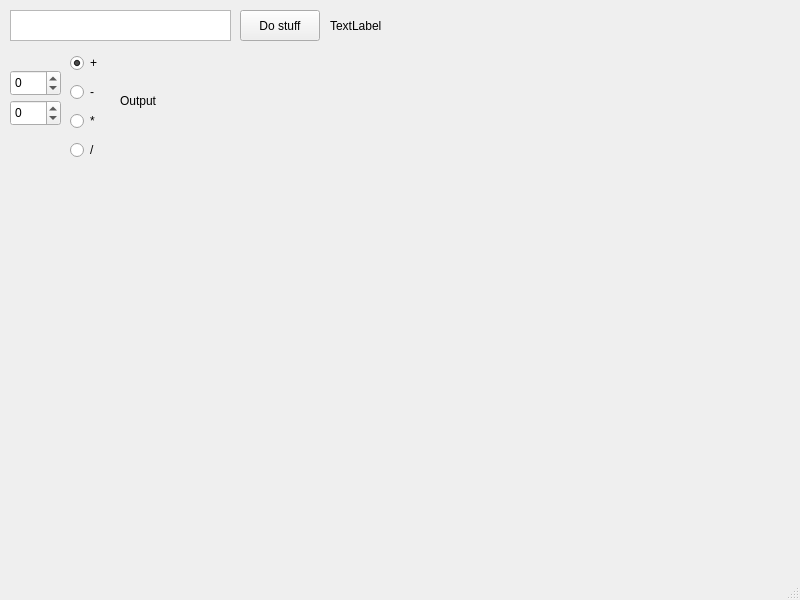
<?xml version="1.0" encoding="UTF-8"?>
<ui version="4.0">
 <class>MainWindow</class>
 <widget class="QMainWindow" name="MainWindow">
  <property name="geometry">
   <rect>
    <x>0</x>
    <y>0</y>
    <width>800</width>
    <height>600</height>
   </rect>
  </property>
  <property name="windowTitle">
   <string>MainWindow</string>
  </property>
  <widget class="QWidget" name="centralwidget">
   <widget class="QPushButton" name="pushButton">
    <property name="geometry">
     <rect>
      <x>240</x>
      <y>10</y>
      <width>80</width>
      <height>31</height>
     </rect>
    </property>
    <property name="text">
     <string>Do stuff</string>
    </property>
   </widget>
   <widget class="QLabel" name="test">
    <property name="geometry">
     <rect>
      <x>330</x>
      <y>10</y>
      <width>131</width>
      <height>31</height>
     </rect>
    </property>
    <property name="text">
     <string>TextLabel</string>
    </property>
   </widget>
   <widget class="QTextEdit" name="textEdit">
    <property name="geometry">
     <rect>
      <x>10</x>
      <y>10</y>
      <width>221</width>
      <height>31</height>
     </rect>
    </property>
   </widget>
   <widget class="QSpinBox" name="input1">
    <property name="geometry">
     <rect>
      <x>10</x>
      <y>70</y>
      <width>51</width>
      <height>26</height>
     </rect>
    </property>
    <property name="minimum">
     <number>-100</number>
    </property>
    <property name="maximum">
     <number>100</number>
    </property>
   </widget>
   <widget class="QSpinBox" name="input2">
    <property name="geometry">
     <rect>
      <x>10</x>
      <y>100</y>
      <width>51</width>
      <height>26</height>
     </rect>
    </property>
    <property name="minimum">
     <number>-100</number>
    </property>
    <property name="maximum">
     <number>100</number>
    </property>
   </widget>
   <widget class="QWidget" name="verticalLayoutWidget">
    <property name="geometry">
     <rect>
      <x>70</x>
      <y>50</y>
      <width>41</width>
      <height>116</height>
     </rect>
    </property>
    <layout class="QVBoxLayout" name="verticalLayout">
     <item>
      <widget class="QRadioButton" name="add">
       <property name="text">
        <string>+</string>
       </property>
       <property name="checked">
        <bool>true</bool>
       </property>
      </widget>
     </item>
     <item>
      <widget class="QRadioButton" name="substract">
       <property name="text">
        <string>-</string>
       </property>
      </widget>
     </item>
     <item>
      <widget class="QRadioButton" name="multiply">
       <property name="text">
        <string>*</string>
       </property>
      </widget>
     </item>
     <item>
      <widget class="QRadioButton" name="divide">
       <property name="text">
        <string>/</string>
       </property>
      </widget>
     </item>
    </layout>
   </widget>
   <widget class="QLabel" name="output">
    <property name="geometry">
     <rect>
      <x>120</x>
      <y>90</y>
      <width>131</width>
      <height>21</height>
     </rect>
    </property>
    <property name="text">
     <string>Output</string>
    </property>
   </widget>
  </widget>
  <widget class="QMenuBar" name="menubar">
   <property name="geometry">
    <rect>
     <x>0</x>
     <y>0</y>
     <width>800</width>
     <height>23</height>
    </rect>
   </property>
  </widget>
  <widget class="QStatusBar" name="statusbar"/>
 </widget>
 <resources/>
 <connections/>
</ui>
